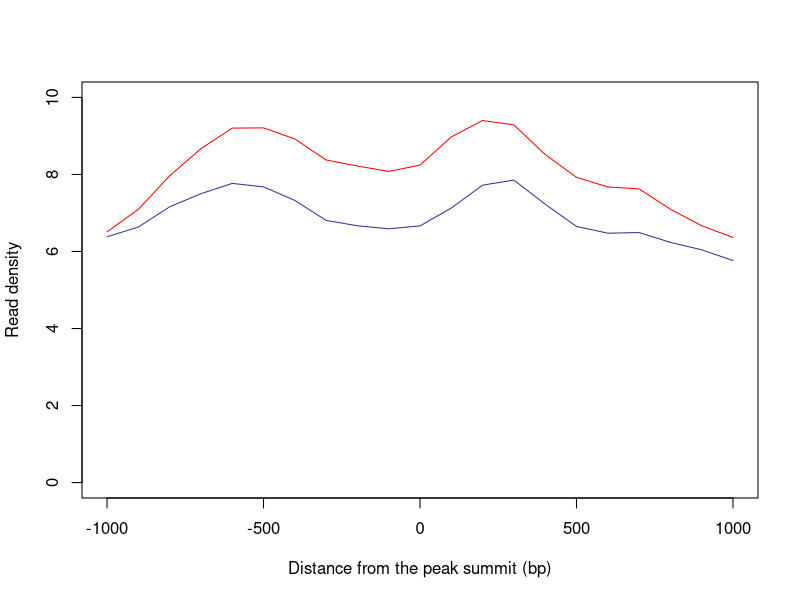

Write the R code that produced this figure. (Note: this script raises an error after producing the figure.)
# bsnum_allowed=196, bsnum_skipped=0
p1 <- c(6.512,7.094,7.964,8.669,9.203,9.209,8.921,8.376,8.218,8.079,8.242,8.975,9.400,9.287,8.517,7.926,7.675,7.625,7.098,6.668,6.365)
p2 <- c(6.381,6.636,7.160,7.501,7.768,7.678,7.326,6.806,6.667,6.589,6.664,7.128,7.723,7.853,7.227,6.650,6.475,6.491,6.236,6.043,5.764)
x <- seq.int(from=-1000,to=1000,by=100)
ymax <- ceiling(max(c(max(p1),max(p2))))
pdf("promoter.pdf",6,6)
plot(x,p1,type="l",col=rgb(1.000,0.000,0.000),xlab="Distance from the peak summit (bp)",ylab="Read density", ylim=c(0, ymax))
lines(x,p2,col=rgb(0.196,0.196,0.588))
polygon(c(x, rev(x)), c(p1_lower, rev(p1_upper)), col=rgb(1.000,0.000,0.000,0.3), border=NA)
polygon(c(x, rev(x)), c(p2_lower, rev(p2_upper)), col=rgb(0.196,0.196,0.588,0.3), border=NA)
legend("bottomleft",c("Rad21_0min","Rad21_45min"),lty=c(1,1),col=c(rgb(1.000,0.000,0.000),rgb(0.196,0.196,0.588)), lwd=1.5)
